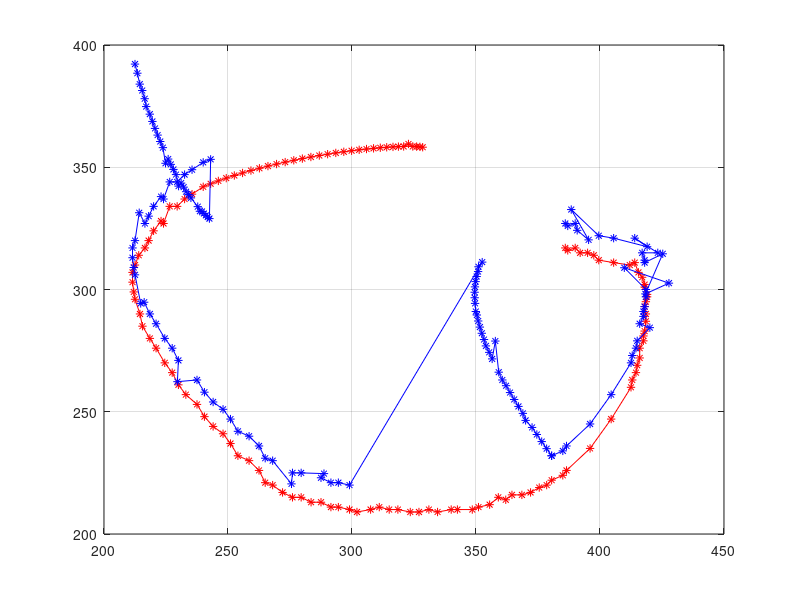

The MATLAB script that drew this image:
clc ;
clear all;

Data1 = load('perfect.txt');
x = Data1(:,1);
y = Data1(:,2);

plot(x, y,'r-*');

grid on
hold on



Data2 = load('chaos.txt');
x2 = Data2(:,1);
y2 = Data2(:,2);

plot(x2, y2+10,'b-*');

grid on
hold on